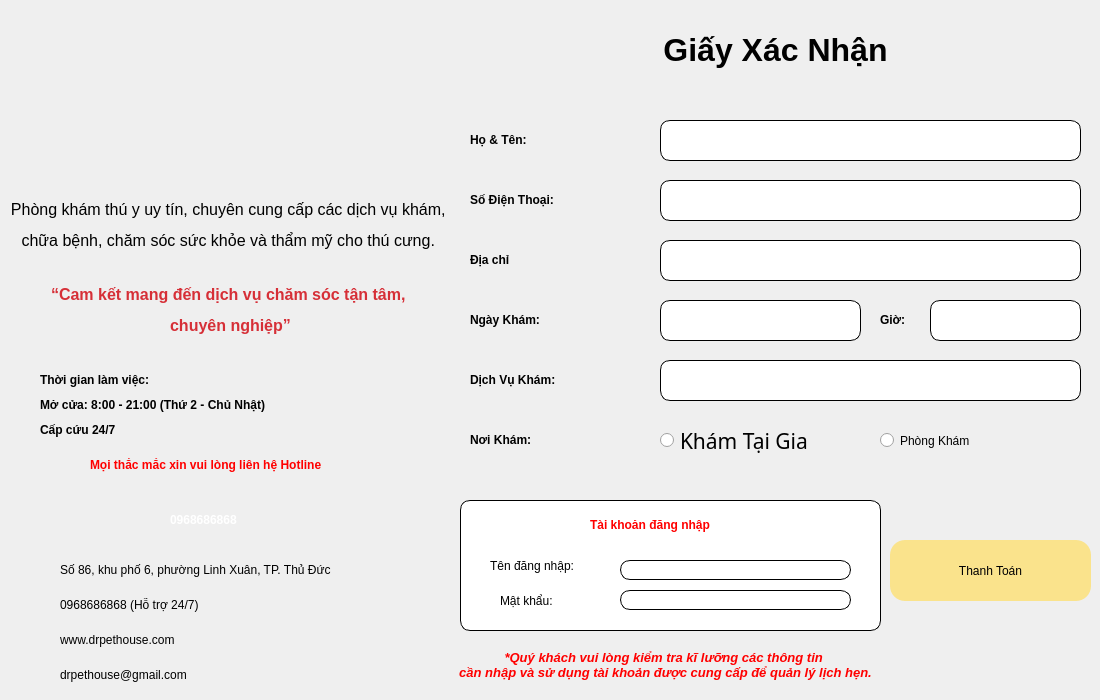
<?xml version="1.0" encoding="UTF-8"?>
<ui version="4.0">
 <class>MainWindow</class>
 <widget class="QMainWindow" name="MainWindow">
  <property name="geometry">
   <rect>
    <x>0</x>
    <y>0</y>
    <width>1100</width>
    <height>700</height>
   </rect>
  </property>
  <property name="windowTitle">
   <string>MainWindow</string>
  </property>
  <property name="windowIcon">
   <iconset>
    <normaloff>../../../../../.designer/backup/logo.png</normaloff>../../../../../.designer/backup/logo.png</iconset>
  </property>
  <property name="styleSheet">
   <string notr="true"/>
  </property>
  <widget class="QWidget" name="centralwidget">
   <widget class="QLabel" name="label">
    <property name="geometry">
     <rect>
      <x>0</x>
      <y>0</y>
      <width>1100</width>
      <height>700</height>
     </rect>
    </property>
    <property name="text">
     <string/>
    </property>
    <property name="pixmap">
     <pixmap>../../Images/Images_PhieuXacNhan/gxn.png</pixmap>
    </property>
   </widget>
   <widget class="QLabel" name="label_26">
    <property name="geometry">
     <rect>
      <x>430</x>
      <y>640</y>
      <width>471</width>
      <height>51</height>
     </rect>
    </property>
    <property name="styleSheet">
     <string notr="true">font: 12pt &quot;Sitka Display&quot;;
color: rgb(255, 0, 0);</string>
    </property>
    <property name="text">
     <string>&lt;!DOCTYPE HTML PUBLIC &quot;-//W3C//DTD HTML 4.0//EN&quot; &quot;http://www.w3.org/TR/REC-html40/strict.dtd&quot;&gt;
&lt;html&gt;&lt;head&gt;&lt;meta name=&quot;qrichtext&quot; content=&quot;1&quot; /&gt;&lt;style type=&quot;text/css&quot;&gt;
p, li { white-space: pre-wrap; }
&lt;/style&gt;&lt;/head&gt;&lt;body style=&quot; font-family:'Sitka Display'; font-size:12pt; font-weight:400; font-style:normal;&quot;&gt;
&lt;p align=&quot;center&quot; style=&quot; margin-top:0px; margin-bottom:0px; margin-left:0px; margin-right:0px; -qt-block-indent:0; text-indent:0px;&quot;&gt;&lt;span style=&quot; font-size:10pt; font-weight:696; font-style:italic; color:#ff0000;&quot;&gt;*Quý khách vui lòng kiểm tra kĩ lưỡng các thông tin &lt;/span&gt;&lt;/p&gt;
&lt;p align=&quot;center&quot; style=&quot; margin-top:0px; margin-bottom:0px; margin-left:0px; margin-right:0px; -qt-block-indent:0; text-indent:0px;&quot;&gt;&lt;span style=&quot; font-size:10pt; font-weight:696; font-style:italic; color:#ff0000;&quot;&gt;cần nhập và sử dụng tài khoản được cung cấp để quản lý lịch hẹn.&lt;/span&gt;&lt;/p&gt;&lt;/body&gt;&lt;/html&gt;</string>
    </property>
   </widget>
   <widget class="QPushButton" name="pushButtonThanhToan">
    <property name="geometry">
     <rect>
      <x>890</x>
      <y>540</y>
      <width>201</width>
      <height>61</height>
     </rect>
    </property>
    <property name="styleSheet">
     <string notr="true">QPushButton {
    background-color: #fae38c;
    border-radius: 15px;
    color: black;
    padding: 5px 10px;
    font: 14pt &quot;Sitka Display&quot;;
	border: none;
}

QPushButton:hover {
    background-color: #eeba4a;
}

QPushButton:pressed {
    background-color:  #eeba4a;
}
</string>
    </property>
    <property name="text">
     <string>Thanh Toán</string>
    </property>
    <property name="icon">
     <iconset>
      <normaloff>../../Images/Images_PhieuXacNhan/thanhtoan.ico</normaloff>../../Images/Images_PhieuXacNhan/thanhtoan.ico</iconset>
    </property>
    <property name="iconSize">
     <size>
      <width>50</width>
      <height>50</height>
     </size>
    </property>
   </widget>
   <widget class="QGroupBox" name="groupBox">
    <property name="geometry">
     <rect>
      <x>460</x>
      <y>500</y>
      <width>421</width>
      <height>131</height>
     </rect>
    </property>
    <property name="styleSheet">
     <string notr="true">background-color: rgb(170, 255, 255,180);
background-color: rgb(255, 255, 255);
border-radius: 10px;
border: 1px solid black;</string>
    </property>
    <property name="title">
     <string/>
    </property>
    <widget class="QLabel" name="label_15">
     <property name="geometry">
      <rect>
       <x>40</x>
       <y>80</y>
       <width>91</width>
       <height>41</height>
      </rect>
     </property>
     <property name="styleSheet">
      <string notr="true">font: 75 12pt &quot;Sitka Display&quot;;
color: rgb(0, 0, 0);
border: 0px solid black;</string>
     </property>
     <property name="text">
      <string>Mật khẩu:</string>
     </property>
    </widget>
    <widget class="QLabel" name="label_14">
     <property name="geometry">
      <rect>
       <x>30</x>
       <y>50</y>
       <width>131</width>
       <height>31</height>
      </rect>
     </property>
     <property name="styleSheet">
      <string notr="true">font: 75 12pt &quot;Sitka Display&quot;;
color: rgb(0, 0, 0);
border: 0px solid black;</string>
     </property>
     <property name="text">
      <string>Tên đăng nhập: </string>
     </property>
    </widget>
    <widget class="QLabel" name="label_13">
     <property name="geometry">
      <rect>
       <x>130</x>
       <y>10</y>
       <width>181</width>
       <height>31</height>
      </rect>
     </property>
     <property name="styleSheet">
      <string notr="true">font: 75 12pt &quot;Sitka Display&quot;;
color: rgb(255, 0, 0);

border: 0px solid black;</string>
     </property>
     <property name="text">
      <string>&lt;html&gt;&lt;head/&gt;&lt;body&gt;&lt;p&gt;&lt;span style=&quot; font-weight:600;&quot;&gt;Tài khoản đăng nhập&lt;/span&gt;&lt;/p&gt;&lt;/body&gt;&lt;/html&gt;</string>
     </property>
    </widget>
    <widget class="QLineEdit" name="lineEditTenDangNhap">
     <property name="geometry">
      <rect>
       <x>160</x>
       <y>60</y>
       <width>231</width>
       <height>20</height>
      </rect>
     </property>
     <property name="font">
      <font>
       <family>Sitka Display</family>
       <pointsize>14</pointsize>
       <weight>9</weight>
       <italic>false</italic>
       <bold>false</bold>
      </font>
     </property>
     <property name="styleSheet">
      <string notr="true">color: rgb(0, 0, 0);
font: 75 14pt &quot;Sitka Display&quot;;
border-radius: 10px;
border: 1px solid black;
background-color: rgb(255, 255, 255);</string>
     </property>
     <property name="text">
      <string/>
     </property>
     <property name="readOnly">
      <bool>true</bool>
     </property>
    </widget>
    <widget class="QLineEdit" name="lineEditMatKhau">
     <property name="geometry">
      <rect>
       <x>160</x>
       <y>90</y>
       <width>231</width>
       <height>20</height>
      </rect>
     </property>
     <property name="font">
      <font>
       <family>Sitka Display</family>
       <pointsize>14</pointsize>
       <weight>9</weight>
       <italic>false</italic>
       <bold>false</bold>
      </font>
     </property>
     <property name="styleSheet">
      <string notr="true">color: rgb(0, 0, 0);
font: 75 14pt &quot;Sitka Display&quot;;
border-radius: 10px;
border: 1px solid black;
background-color: rgb(255, 255, 255);</string>
     </property>
     <property name="text">
      <string/>
     </property>
     <property name="readOnly">
      <bool>true</bool>
     </property>
    </widget>
   </widget>
   <widget class="QGroupBox" name="groupBox_2">
    <property name="geometry">
     <rect>
      <x>450</x>
      <y>30</y>
      <width>651</width>
      <height>491</height>
     </rect>
    </property>
    <property name="styleSheet">
     <string notr="true">color: rgb(0, 0, 0);
font: 75 16pt &quot;Sitka Display&quot;;
border-radius: 10px;
border: 0px solid black;</string>
    </property>
    <property name="title">
     <string/>
    </property>
    <widget class="QLineEdit" name="lineEditSoDienThoai">
     <property name="geometry">
      <rect>
       <x>210</x>
       <y>150</y>
       <width>421</width>
       <height>41</height>
      </rect>
     </property>
     <property name="styleSheet">
      <string notr="true">color: rgb(0, 0, 0);
font: 75 16pt &quot;Sitka Display&quot;;
border-radius: 10px;
border: 1px solid black;
background-color: rgb(255, 255, 255);</string>
     </property>
     <property name="readOnly">
      <bool>true</bool>
     </property>
    </widget>
    <widget class="QLineEdit" name="lineEditDichVuKham">
     <property name="geometry">
      <rect>
       <x>210</x>
       <y>330</y>
       <width>421</width>
       <height>41</height>
      </rect>
     </property>
     <property name="styleSheet">
      <string notr="true">color: rgb(0, 0, 0);
font: 75 16pt &quot;Sitka Display&quot;;
border-radius: 10px;
border: 1px solid black;
background-color: rgb(255, 255, 255);</string>
     </property>
     <property name="readOnly">
      <bool>true</bool>
     </property>
    </widget>
    <widget class="QLabel" name="label_9">
     <property name="geometry">
      <rect>
       <x>20</x>
       <y>390</y>
       <width>181</width>
       <height>41</height>
      </rect>
     </property>
     <property name="styleSheet">
      <string notr="true">color: rgb(0, 0, 0);
font: 75 16pt &quot;Sitka Display&quot;;</string>
     </property>
     <property name="text">
      <string>&lt;html&gt;&lt;head/&gt;&lt;body&gt;&lt;p&gt;&lt;span style=&quot; font-weight:600;&quot;&gt;Nơi Khám:&lt;/span&gt;&lt;/p&gt;&lt;/body&gt;&lt;/html&gt;</string>
     </property>
    </widget>
    <widget class="QLabel" name="label_5">
     <property name="geometry">
      <rect>
       <x>20</x>
       <y>270</y>
       <width>161</width>
       <height>41</height>
      </rect>
     </property>
     <property name="styleSheet">
      <string notr="true">color: rgb(0, 0, 0);
font: 75 16pt &quot;Sitka Display&quot;;</string>
     </property>
     <property name="text">
      <string>&lt;html&gt;&lt;head/&gt;&lt;body&gt;&lt;p&gt;&lt;span style=&quot; font-weight:600;&quot;&gt;Ngày Khám:&lt;/span&gt;&lt;/p&gt;&lt;/body&gt;&lt;/html&gt;</string>
     </property>
    </widget>
    <widget class="QLabel" name="label_7">
     <property name="geometry">
      <rect>
       <x>20</x>
       <y>330</y>
       <width>171</width>
       <height>41</height>
      </rect>
     </property>
     <property name="styleSheet">
      <string notr="true">color: rgb(0, 0, 0);
font: 75 16pt &quot;Sitka Display&quot;;</string>
     </property>
     <property name="text">
      <string>&lt;html&gt;&lt;head/&gt;&lt;body&gt;&lt;p&gt;&lt;span style=&quot; font-weight:600;&quot;&gt;Dịch Vụ Khám:&lt;/span&gt;&lt;/p&gt;&lt;/body&gt;&lt;/html&gt;</string>
     </property>
    </widget>
    <widget class="QLabel" name="label_3">
     <property name="geometry">
      <rect>
       <x>20</x>
       <y>150</y>
       <width>171</width>
       <height>41</height>
      </rect>
     </property>
     <property name="styleSheet">
      <string notr="true">color: rgb(0, 0, 0);
font: 75 16pt &quot;Sitka Display&quot;;</string>
     </property>
     <property name="text">
      <string>&lt;html&gt;&lt;head/&gt;&lt;body&gt;&lt;p&gt;&lt;span style=&quot; font-weight:600;&quot;&gt;Số Điện Thoại:&lt;/span&gt;&lt;/p&gt;&lt;/body&gt;&lt;/html&gt;</string>
     </property>
    </widget>
    <widget class="QRadioButton" name="radioButtonKhamTaiGia">
     <property name="geometry">
      <rect>
       <x>210</x>
       <y>390</y>
       <width>181</width>
       <height>41</height>
      </rect>
     </property>
     <property name="font">
      <font>
       <family>Sitka Display</family>
       <pointsize>16</pointsize>
       <weight>9</weight>
       <italic>false</italic>
       <bold>false</bold>
      </font>
     </property>
     <property name="whatsThis">
      <string>&lt;html&gt;&lt;head/&gt;&lt;body&gt;&lt;p&gt;&lt;span style=&quot; font-weight:600;&quot;&gt;Khám Tại Gia&lt;/span&gt;&lt;/p&gt;&lt;/body&gt;&lt;/html&gt;</string>
     </property>
     <property name="styleSheet">
      <string notr="true">color: rgb(0, 0, 0);
font: 75 16pt &quot;Sitka Display&quot;;</string>
     </property>
     <property name="text">
      <string>Khám Tại Gia</string>
     </property>
     <property name="checkable">
      <bool>true</bool>
     </property>
     <property name="checked">
      <bool>false</bool>
     </property>
    </widget>
    <widget class="QLabel" name="label_6">
     <property name="geometry">
      <rect>
       <x>430</x>
       <y>270</y>
       <width>61</width>
       <height>41</height>
      </rect>
     </property>
     <property name="styleSheet">
      <string notr="true">color: rgb(0, 0, 0);
font: 75 16pt &quot;Sitka Display&quot;;</string>
     </property>
     <property name="text">
      <string>&lt;html&gt;&lt;head/&gt;&lt;body&gt;&lt;p&gt;&lt;span style=&quot; font-weight:600;&quot;&gt;Giờ:&lt;/span&gt;&lt;/p&gt;&lt;/body&gt;&lt;/html&gt;</string>
     </property>
    </widget>
    <widget class="QLineEdit" name="lineEditDiachi">
     <property name="geometry">
      <rect>
       <x>210</x>
       <y>210</y>
       <width>421</width>
       <height>41</height>
      </rect>
     </property>
     <property name="styleSheet">
      <string notr="true">color: rgb(0, 0, 0);
font: 75 16pt &quot;Sitka Display&quot;;
border-radius: 10px;
border: 1px solid black;
background-color: rgb(255, 255, 255);</string>
     </property>
     <property name="readOnly">
      <bool>true</bool>
     </property>
    </widget>
    <widget class="QLineEdit" name="lineEditHovaTen">
     <property name="geometry">
      <rect>
       <x>210</x>
       <y>90</y>
       <width>421</width>
       <height>41</height>
      </rect>
     </property>
     <property name="styleSheet">
      <string notr="true">color: rgb(0, 0, 0);
font: 75 16pt &quot;Sitka Display&quot;;
border-radius: 10px;
border: 1px solid black;
background-color: rgb(255, 255, 255);</string>
     </property>
     <property name="readOnly">
      <bool>true</bool>
     </property>
    </widget>
    <widget class="QLabel" name="label_4">
     <property name="geometry">
      <rect>
       <x>20</x>
       <y>210</y>
       <width>161</width>
       <height>41</height>
      </rect>
     </property>
     <property name="styleSheet">
      <string notr="true">color: rgb(0, 0, 0);
font: 75 16pt &quot;Sitka Display&quot;;</string>
     </property>
     <property name="text">
      <string>&lt;html&gt;&lt;head/&gt;&lt;body&gt;&lt;p&gt;&lt;span style=&quot; font-weight:600;&quot;&gt;Địa chỉ&lt;/span&gt;&lt;/p&gt;&lt;/body&gt;&lt;/html&gt;</string>
     </property>
    </widget>
    <widget class="QLabel" name="label_2">
     <property name="geometry">
      <rect>
       <x>20</x>
       <y>90</y>
       <width>161</width>
       <height>41</height>
      </rect>
     </property>
     <property name="styleSheet">
      <string notr="true">color: rgb(0, 0, 0);
font: 75 16pt &quot;Sitka Display&quot;;</string>
     </property>
     <property name="text">
      <string>&lt;html&gt;&lt;head/&gt;&lt;body&gt;&lt;p&gt;&lt;span style=&quot; font-weight:600;&quot;&gt;Họ &amp;amp; Tên:&lt;/span&gt;&lt;/p&gt;&lt;/body&gt;&lt;/html&gt;</string>
     </property>
    </widget>
    <widget class="QRadioButton" name="radioButtonPhongKham">
     <property name="geometry">
      <rect>
       <x>430</x>
       <y>390</y>
       <width>181</width>
       <height>41</height>
      </rect>
     </property>
     <property name="styleSheet">
      <string notr="true">color: rgb(0, 0, 0);
font: 75 16pt &quot;Sitka Display&quot;;</string>
     </property>
     <property name="text">
      <string>Phòng Khám</string>
     </property>
     <property name="checkable">
      <bool>true</bool>
     </property>
     <property name="checked">
      <bool>false</bool>
     </property>
    </widget>
    <widget class="QLabel" name="label_10">
     <property name="geometry">
      <rect>
       <x>0</x>
       <y>-30</y>
       <width>651</width>
       <height>101</height>
      </rect>
     </property>
     <property name="text">
      <string>&lt;html&gt;&lt;head/&gt;&lt;body&gt;&lt;p align=&quot;center&quot;&gt;&lt;span style=&quot; font-size:24pt; font-weight:600;&quot;&gt;Giấy Xác Nhận&lt;/span&gt;&lt;/p&gt;&lt;/body&gt;&lt;/html&gt;</string>
     </property>
    </widget>
    <widget class="QLineEdit" name="lineEditNgayKham">
     <property name="geometry">
      <rect>
       <x>210</x>
       <y>270</y>
       <width>201</width>
       <height>41</height>
      </rect>
     </property>
     <property name="styleSheet">
      <string notr="true">color: rgb(0, 0, 0);
font: 75 16pt &quot;Sitka Display&quot;;
border-radius: 10px;
border: 1px solid black;
background-color: rgb(255, 255, 255);</string>
     </property>
     <property name="readOnly">
      <bool>true</bool>
     </property>
    </widget>
    <widget class="QLineEdit" name="lineEditGio">
     <property name="geometry">
      <rect>
       <x>480</x>
       <y>270</y>
       <width>151</width>
       <height>41</height>
      </rect>
     </property>
     <property name="styleSheet">
      <string notr="true">color: rgb(0, 0, 0);
font: 75 16pt &quot;Sitka Display&quot;;
border-radius: 10px;
border: 1px solid black;
background-color: rgb(255, 255, 255);</string>
     </property>
     <property name="readOnly">
      <bool>true</bool>
     </property>
    </widget>
   </widget>
   <widget class="QGroupBox" name="groupBox_3">
    <property name="geometry">
     <rect>
      <x>10</x>
      <y>180</y>
      <width>441</width>
      <height>171</height>
     </rect>
    </property>
    <property name="styleSheet">
     <string notr="true">color: rgb(0, 0, 0);
font: 75 14pt &quot;Sitka Display&quot;;
border-radius: 10px;
border: 0px solid black;
</string>
    </property>
    <property name="title">
     <string/>
    </property>
    <widget class="QLabel" name="label_11">
     <property name="geometry">
      <rect>
       <x>0</x>
       <y>10</y>
       <width>441</width>
       <height>71</height>
      </rect>
     </property>
     <property name="text">
      <string>&lt;html&gt;&lt;head/&gt;&lt;body&gt;&lt;p align=&quot;center&quot;&gt;&lt;span style=&quot; font-size:12pt;&quot;&gt;Phòng khám thú y uy tín, chuyên cung cấp các dịch vụ khám, &lt;/span&gt;&lt;/p&gt;&lt;p align=&quot;center&quot;&gt;&lt;span style=&quot; font-size:12pt;&quot;&gt;chữa bệnh, chăm sóc sức khỏe và thẩm mỹ cho thú cưng. &lt;/span&gt;&lt;/p&gt;&lt;/body&gt;&lt;/html&gt;</string>
     </property>
    </widget>
    <widget class="QLabel" name="label_12">
     <property name="geometry">
      <rect>
       <x>20</x>
       <y>90</y>
       <width>401</width>
       <height>81</height>
      </rect>
     </property>
     <property name="text">
      <string>&lt;html&gt;&lt;head/&gt;&lt;body&gt;&lt;p align=&quot;center&quot;&gt;&lt;span style=&quot; font-size:12pt; font-weight:696; color:#d62f37;&quot;&gt;“Cam kết mang đến dịch vụ chăm sóc tận tâm, &lt;/span&gt;&lt;/p&gt;&lt;p align=&quot;center&quot;&gt;&lt;span style=&quot; font-size:12pt; font-weight:696; color:#d62f37;&quot;&gt;chuyên nghiệp”&lt;/span&gt;&lt;/p&gt;&lt;/body&gt;&lt;/html&gt;</string>
     </property>
    </widget>
   </widget>
   <widget class="QGroupBox" name="groupBox_4">
    <property name="geometry">
     <rect>
      <x>30</x>
      <y>360</y>
      <width>401</width>
      <height>331</height>
     </rect>
    </property>
    <property name="styleSheet">
     <string notr="true">color: rgb(0, 0, 0);
font: 75 10pt &quot;Sitka Display&quot;;
border-radius: 10px;
border: 0px solid black;
</string>
    </property>
    <property name="title">
     <string/>
    </property>
    <widget class="QLabel" name="label_18">
     <property name="geometry">
      <rect>
       <x>10</x>
       <y>0</y>
       <width>141</width>
       <height>41</height>
      </rect>
     </property>
     <property name="text">
      <string>&lt;html&gt;&lt;head/&gt;&lt;body&gt;&lt;p&gt;&lt;span style=&quot; font-weight:696; color:#000000;&quot;&gt;Thời gian làm việc:&lt;/span&gt;&lt;/p&gt;&lt;/body&gt;&lt;/html&gt;</string>
     </property>
    </widget>
    <widget class="QLabel" name="label_19">
     <property name="geometry">
      <rect>
       <x>10</x>
       <y>20</y>
       <width>301</width>
       <height>51</height>
      </rect>
     </property>
     <property name="text">
      <string>&lt;html&gt;&lt;head/&gt;&lt;body&gt;&lt;p&gt;&lt;span style=&quot; font-weight:696; color:#000000;&quot;&gt;Mở cửa: 8:00 - 21:00 (Thứ 2 - Chủ Nhật)&lt;/span&gt;&lt;/p&gt;&lt;/body&gt;&lt;/html&gt;</string>
     </property>
    </widget>
    <widget class="QLabel" name="label_20">
     <property name="geometry">
      <rect>
       <x>10</x>
       <y>40</y>
       <width>111</width>
       <height>61</height>
      </rect>
     </property>
     <property name="text">
      <string>&lt;html&gt;&lt;head/&gt;&lt;body&gt;&lt;p&gt;&lt;span style=&quot; font-weight:696; color:#000000;&quot;&gt;Cấp cứu 24/7&lt;/span&gt;&lt;/p&gt;&lt;/body&gt;&lt;/html&gt;</string>
     </property>
    </widget>
    <widget class="QLabel" name="label_21">
     <property name="geometry">
      <rect>
       <x>140</x>
       <y>140</y>
       <width>171</width>
       <height>41</height>
      </rect>
     </property>
     <property name="styleSheet">
      <string notr="true">font: 12pt &quot;MS Shell Dlg 2&quot;;</string>
     </property>
     <property name="text">
      <string>&lt;html&gt;&lt;head/&gt;&lt;body&gt;&lt;p&gt;&lt;span style=&quot; font-weight:600; color:#ffffff;&quot;&gt;0968686868&lt;/span&gt;&lt;/p&gt;&lt;/body&gt;&lt;/html&gt;</string>
     </property>
    </widget>
    <widget class="QLabel" name="label_22">
     <property name="geometry">
      <rect>
       <x>60</x>
       <y>90</y>
       <width>311</width>
       <height>31</height>
      </rect>
     </property>
     <property name="text">
      <string>&lt;html&gt;&lt;head/&gt;&lt;body&gt;&lt;p&gt;&lt;span style=&quot; font-weight:600; color:#ff0000;&quot;&gt;Mọi thắc mắc xin vui lòng liên hệ Hotline&lt;/span&gt;&lt;/p&gt;&lt;/body&gt;&lt;/html&gt;</string>
     </property>
    </widget>
    <widget class="QLabel" name="label_23">
     <property name="geometry">
      <rect>
       <x>30</x>
       <y>190</y>
       <width>361</width>
       <height>41</height>
      </rect>
     </property>
     <property name="text">
      <string>&lt;html&gt;&lt;head/&gt;&lt;body&gt;&lt;p&gt;Số 86, khu phố 6, phường Linh Xuân, TP. Thủ Đức&lt;/p&gt;&lt;/body&gt;&lt;/html&gt;</string>
     </property>
    </widget>
    <widget class="QLabel" name="label_24">
     <property name="geometry">
      <rect>
       <x>30</x>
       <y>260</y>
       <width>171</width>
       <height>41</height>
      </rect>
     </property>
     <property name="text">
      <string>&lt;html&gt;&lt;head/&gt;&lt;body&gt;&lt;p&gt;www.drpethouse.com&lt;/p&gt;&lt;/body&gt;&lt;/html&gt;</string>
     </property>
    </widget>
    <widget class="QLabel" name="label_25">
     <property name="geometry">
      <rect>
       <x>30</x>
       <y>230</y>
       <width>361</width>
       <height>31</height>
      </rect>
     </property>
     <property name="text">
      <string>&lt;html&gt;&lt;head/&gt;&lt;body&gt;&lt;p&gt;0968686868 (Hỗ trợ 24/7) &lt;/p&gt;&lt;/body&gt;&lt;/html&gt;</string>
     </property>
    </widget>
    <widget class="QLabel" name="label_27">
     <property name="geometry">
      <rect>
       <x>30</x>
       <y>300</y>
       <width>171</width>
       <height>31</height>
      </rect>
     </property>
     <property name="text">
      <string>&lt;html&gt;&lt;head/&gt;&lt;body&gt;&lt;p&gt;drpethouse@gmail.com&lt;/p&gt;&lt;/body&gt;&lt;/html&gt;</string>
     </property>
    </widget>
   </widget>
   <widget class="QPushButton" name="pushButton_caution">
    <property name="geometry">
     <rect>
      <x>10</x>
      <y>10</y>
      <width>31</width>
      <height>31</height>
     </rect>
    </property>
    <property name="sizePolicy">
     <sizepolicy hsizetype="Fixed" vsizetype="Fixed">
      <horstretch>0</horstretch>
      <verstretch>0</verstretch>
     </sizepolicy>
    </property>
    <property name="styleSheet">
     <string notr="true">QPushButton {background:transparent;
border:None}
QPushButton:pressed{background-color: rgb(193, 193, 193);}</string>
    </property>
    <property name="text">
     <string/>
    </property>
    <property name="icon">
     <iconset>
      <normaloff>../../Images/Images_DangNhap/ic_back .png</normaloff>../../Images/Images_DangNhap/ic_back .png</iconset>
    </property>
    <property name="iconSize">
     <size>
      <width>32</width>
      <height>32</height>
     </size>
    </property>
   </widget>
  </widget>
 </widget>
 <tabstops>
  <tabstop>lineEditHovaTen</tabstop>
  <tabstop>lineEditSoDienThoai</tabstop>
  <tabstop>lineEditDiachi</tabstop>
  <tabstop>lineEditNgayKham</tabstop>
  <tabstop>lineEditGio</tabstop>
  <tabstop>lineEditDichVuKham</tabstop>
  <tabstop>radioButtonKhamTaiGia</tabstop>
  <tabstop>radioButtonPhongKham</tabstop>
  <tabstop>pushButtonThanhToan</tabstop>
 </tabstops>
 <resources/>
 <connections/>
</ui>
